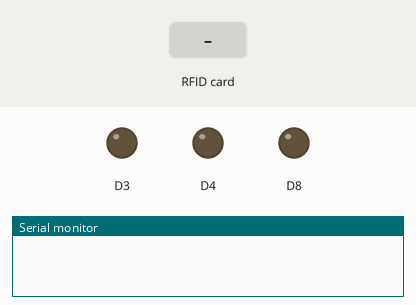
Recording of a sketch running on a simulated ESP8266 (NodeMCU). Shown: output pins drawn as LEDs (lit = HIGH), the last lines printed to the serial monitor. The inputs (shaded band) are chosen by the test bench.

Above: at 1.2 s.
1.3 s: RFID card 6A C8 B2 1A held to the reader
At 2.3 s:
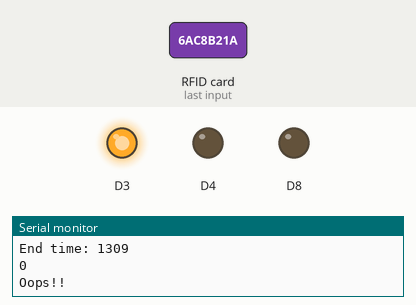
Timing chart, 0 to 7.9 s (numbered marks = the images above; inputs shaded):
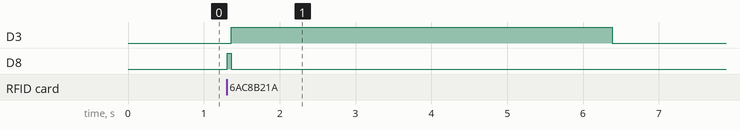

The sketch:

admin_swipe.ino
```cpp
/*
 *  Created by TheCircuit
*/

#define SS_PIN 4  //D2
#define RST_PIN 5 //D1
#define time_x 10000
#include <SPI.h>
#include <MFRC522.h>
int x;
MFRC522 mfrc522(SS_PIN, RST_PIN);   // Create MFRC522 instance.
int statuss = 0;
int out = 0;
void setup()
{
  Serial.begin(9600);   // Initiate a serial communication
  SPI.begin();      // Initiate  SPI bus
  mfrc522.PCD_Init();   // Initiate MFRC522
  pinMode(D3,OUTPUT);
  pinMode(D4,OUTPUT);
  pinMode(D8,OUTPUT);
  int check_uid();
  int check_time(unsigned long st_time);
}
void loop()
{

  int var = check_uid();
  //int var = 1;
  digitalWrite(D8,LOW);
  digitalWrite(D3,LOW);
  digitalWrite(D4,LOW);

  if(var == 1)
  {
    digitalWrite(D8,HIGH);
    unsigned long time_t = millis();
    int output = check_time(time_t);
    if (output == 1)
      {
        digitalWrite(D4,HIGH);
        digitalWrite(D8,LOW);
        Serial.println("Task Completed!!");
      }
    else
      {
        digitalWrite(D3,HIGH);
        digitalWrite(D8,LOW);
        Serial.println("Oops!!");
      }
      delay(5000);
   }

  //Serial.print("Value of the card is :");
  //Serial.println(var);

}

int check_uid(){
   // Look for new cards
  if ( ! mfrc522.PICC_IsNewCardPresent())
  {
    //Serial.println("Fuck");
    return 0;
  }
   //Select one of the cards
  if ( ! mfrc522.PICC_ReadCardSerial())
  {
    //Serial.println("Fuck");
    return 0;
  }
  //Show UID on serial monitor
  //Serial.println();
  //Serial.print(" UID tag :");
  String content= "";
  byte letter;
  for (byte i = 0; i < mfrc522.uid.size; i++)
  {
     //Serial.print(mfrc522.uid.uidByte[i] < 0x10 ? " 0" : " ");
     //Serial.print(mfrc522.uid.uidByte[i], HEX);
     content.concat(String(mfrc522.uid.uidByte[i] < 0x10 ? " 0" : " "));
     content.concat(String(mfrc522.uid.uidByte[i], HEX));
  }
  content.toUpperCase();
  //Serial.println();
  digitalWrite(D3, LOW);
  digitalWrite(D4, LOW);
  if (content.substring(1) == "6A C8 B2 1A") //change UID of the card that you want to give access
  {
//    Serial.println(" Access Granted ");
//    Serial.println(" Welcome Mr.Circuit ");
//    //delay(1000);
//    Serial.println(" Have FUN ");
//    Serial.println(); //star
    return 1;
    digitalWrite(D3, HIGH);
    statuss = 1;
  }

  else   {
    //Serial.println(" Access Denied ");
    //delay(3000);
    return 0;
    digitalWrite(D4, HIGH);
  }
}
int check_time(unsigned long st_time)
{
  unsigned long now = millis();
  //int x;
  x = check_uid();
  x = check_uid();
  Serial.print("x = ");
  Serial.println(x);
  while(x == 1){
     now = millis();
     x = check_uid();
     x = check_uid();
     Serial.print("x = ");
     Serial.println(x);
     Serial.println(now);

  }
  Serial.print("Start time: ");
  Serial.println(st_time);
  Serial.print("End time: ");
  Serial.println(now);
  Serial.println(now-st_time);

  if(now-st_time < time_x+500 && now-st_time > time_x-500)
    return 1;
  else
    return 0;
}
```

Measured:
- after the input at 1.3 s, D3: LOW → HIGH after 0.06 s, → LOW 5.0 s later; D8: LOW → HIGH at once, → LOW 0.05 s later
